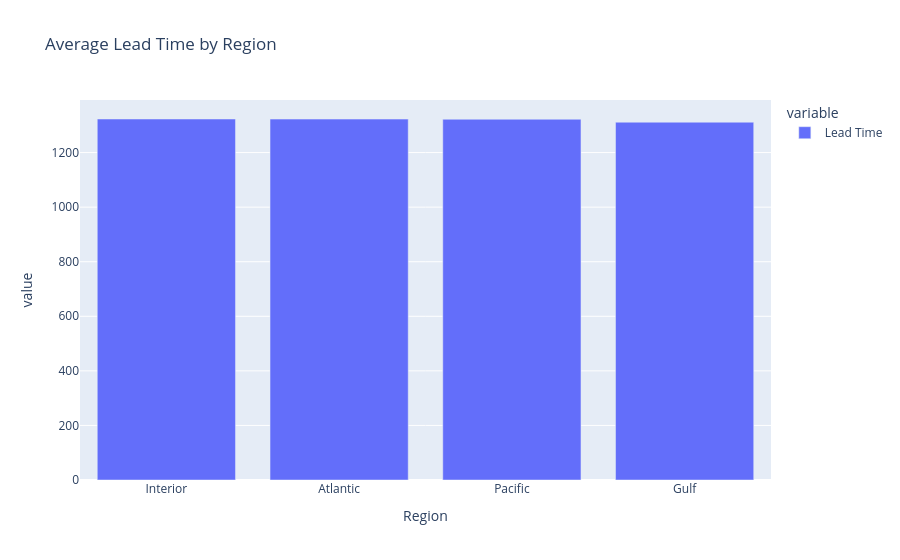

Here is the notebook cell this chart was saved with:
### Code cell
fig = px.bar(
    lead_time,
    title="Average Lead Time by Region"
)

fig.show()

### Figure 1 — Plotly figure (JSON) as saved in the notebook; plotly's stock layout.template omitted (floating-point values rounded to 4 significant figures)
{"data": [{"hovertemplate": "variable=Lead Time<br>Region=%{x}<br>value=%{y}<extra></extra>", "legendgroup": "Lead Time", "marker": {"color": "#636efa", "pattern": {"shape": ""}}, "name": "Lead Time", "orientation": "v", "showlegend": true, "textposition": "auto", "type": "bar", "x": ["Interior", "Atlantic", "Pacific", "Gulf"], "xaxis": "x", "y": [1323.0, 1323.0, 1322.0, 1311.0], "yaxis": "y"}], "layout": {"barmode": "relative", "legend": {"title": {"text": "variable"}, "tracegroupgap": 0}, "title": {"text": "Average Lead Time by Region"}, "xaxis": {"anchor": "y", "domain": [0, 1], "title": {"text": "Region"}}, "yaxis": {"anchor": "x", "domain": [0, 1], "title": {"text": "value"}}}}
